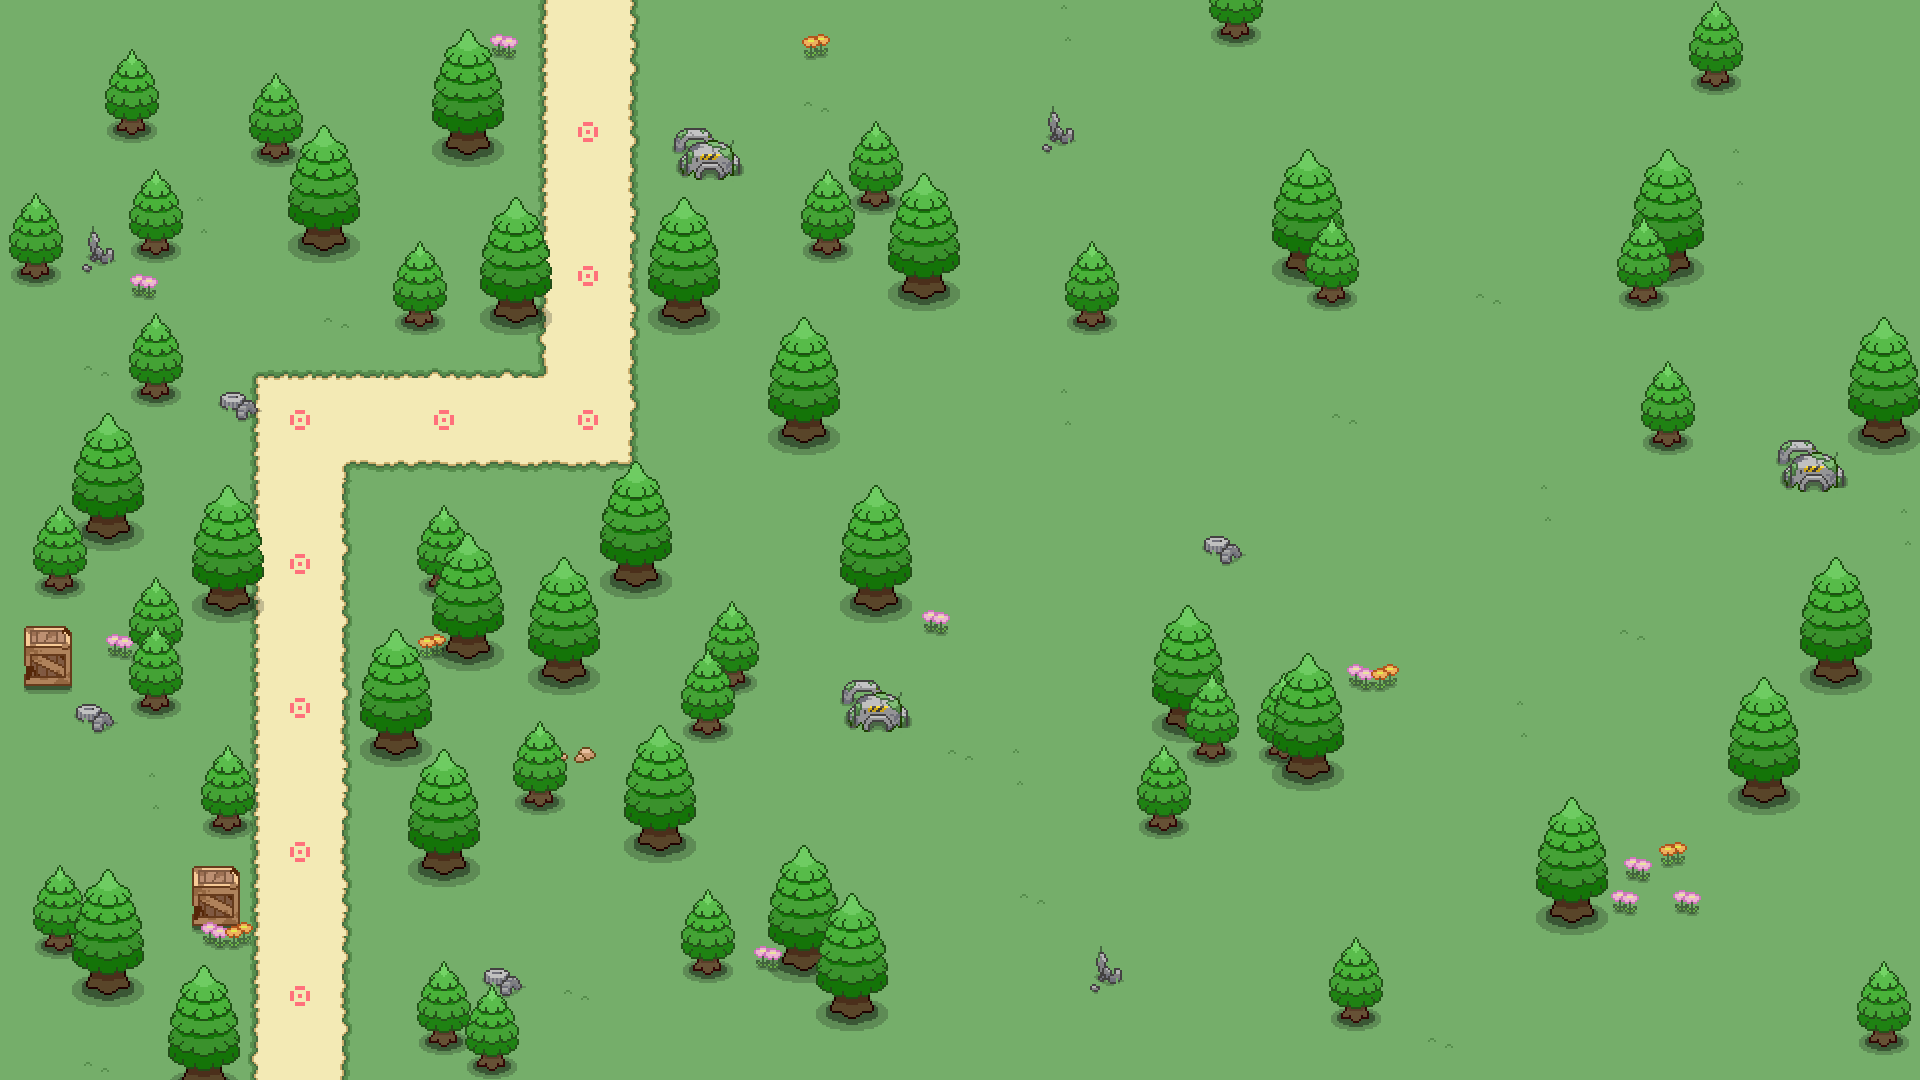

This game map was drawn from its Tiled (.tmx) file and the tilesets committed beside it. A one-line description and the trimmed map source follow:
An orthogonal 80x45 tile map with 24x24 px tiles, 6 tile layers (grounds, grass1, grass2, tree1, ...), 1 hidden layer not drawn, 5 tilesets and 1 object.

<map version="1.0" tiledversion="1.1.4" orientation="orthogonal" renderorder="right-down" width="80" height="45" tilewidth="24" tileheight="24" infinite="0" nextobjectid="2">
 <tileset firstgid="1" name="meta" tilewidth="24" tileheight="24" tilecount="3" columns="3">
  <image source="meta.png" width="72" height="24" />
  <tile id="2">
   <properties>
    <property name="pass" type="bool" value="true" />
   </properties>
  </tile>
 </tileset>
 <tileset firstgid="4" name="bigtree" tilewidth="72" tileheight="138" tilecount="1" columns="1">
  <image source="big_tree.png" width="72" height="138" />
 </tileset>
 <tileset firstgid="5" name="smalltree" tilewidth="54" tileheight="99" tilecount="1" columns="1">
  <image source="tree2.png" width="54" height="99" />
 </tileset>
 <tileset firstgid="6" name="pathtag" tilewidth="24" tileheight="24" tilecount="3" columns="3">
  <image source="pathtag.png" width="72" height="24" />
 </tileset>
 <tileset firstgid="9" name="chapter1" tilewidth="24" tileheight="24" tilecount="1728" columns="32">
  <image source="chapter1.png" width="768" height="1296" />
 </tileset>
 <layer name="grounds" width="80" height="45">
  <data>[3600 cells, 3600 non-empty, 32 distinct tile ids]</data>
 </layer>
 <layer name="grass1" width="80" height="45">
  <data>[3600 cells, 271 non-empty, 83 distinct tile ids]</data>
 </layer>
 <layer name="grass2" width="80" height="45">
  <data>[3600 cells, 132 non-empty, 63 distinct tile ids]</data>
 </layer>
 <layer name="tree1" width="80" height="45">
  <data>[3600 cells, 399 non-empty, 30 distinct tile ids]</data>
 </layer>
 <layer name="tree2" width="80" height="45">
  <data>[3600 cells, 220 non-empty, 34 distinct tile ids]</data>
 </layer>
 <layer name="pathtag" width="80" height="45">
  <data>[3600 cells, 9 non-empty, 1 distinct tile ids]</data>
 </layer>
 <objectgroup name="gameObj">
  <object id="1" gid="4" x="494" y="557" width="66.7826" height="128" />
 </objectgroup>
 <layer name="meta" width="80" height="45" visible="0">
  <data>[3600 cells, 126 non-empty, 1 distinct tile ids]</data>
 </layer>
</map>